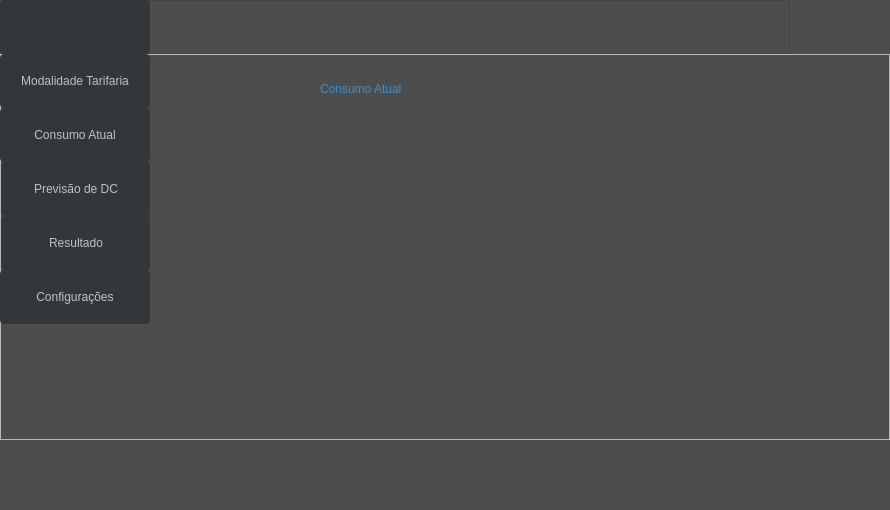
<?xml version="1.0" encoding="UTF-8"?>
<ui version="4.0">
 <class>MenuInicial</class>
 <widget class="QMainWindow" name="MenuInicial">
  <property name="windowModality">
   <enum>Qt::NonModal</enum>
  </property>
  <property name="enabled">
   <bool>true</bool>
  </property>
  <property name="geometry">
   <rect>
    <x>0</x>
    <y>0</y>
    <width>890</width>
    <height>510</height>
   </rect>
  </property>
  <property name="sizePolicy">
   <sizepolicy hsizetype="Fixed" vsizetype="Fixed">
    <horstretch>0</horstretch>
    <verstretch>0</verstretch>
   </sizepolicy>
  </property>
  <property name="minimumSize">
   <size>
    <width>890</width>
    <height>510</height>
   </size>
  </property>
  <property name="maximumSize">
   <size>
    <width>890</width>
    <height>510</height>
   </size>
  </property>
  <property name="font">
   <font>
    <pointsize>8</pointsize>
   </font>
  </property>
  <property name="focusPolicy">
   <enum>Qt::StrongFocus</enum>
  </property>
  <property name="contextMenuPolicy">
   <enum>Qt::NoContextMenu</enum>
  </property>
  <property name="acceptDrops">
   <bool>false</bool>
  </property>
  <property name="windowTitle">
   <string>Análise Tarifária</string>
  </property>
  <property name="toolTipDuration">
   <number>1</number>
  </property>
  <property name="layoutDirection">
   <enum>Qt::LeftToRight</enum>
  </property>
  <property name="autoFillBackground">
   <bool>false</bool>
  </property>
  <property name="styleSheet">
   <string notr="true">QMainWindow
{
	background-color: #4d4d4d;
}</string>
  </property>
  <property name="toolButtonStyle">
   <enum>Qt::ToolButtonTextBesideIcon</enum>
  </property>
  <property name="documentMode">
   <bool>false</bool>
  </property>
  <property name="tabShape">
   <enum>QTabWidget::Rounded</enum>
  </property>
  <property name="dockNestingEnabled">
   <bool>false</bool>
  </property>
  <property name="dockOptions">
   <set>QMainWindow::AllowTabbedDocks|QMainWindow::AnimatedDocks</set>
  </property>
  <property name="unifiedTitleAndToolBarOnMac">
   <bool>false</bool>
  </property>
  <property name="silvercolor" stdset="0">
   <color>
    <red>0</red>
    <green>0</green>
    <blue>0</blue>
   </color>
  </property>
  <widget class="QWidget" name="centralwidget">
   <widget class="QFrame" name="Main_Body">
    <property name="geometry">
     <rect>
      <x>0</x>
      <y>54</y>
      <width>890</width>
      <height>386</height>
     </rect>
    </property>
    <property name="acceptDrops">
     <bool>false</bool>
    </property>
    <property name="autoFillBackground">
     <bool>false</bool>
    </property>
    <property name="frameShape">
     <enum>QFrame::StyledPanel</enum>
    </property>
    <property name="frameShadow">
     <enum>QFrame::Raised</enum>
    </property>
    <widget class="QFrame" name="Left_Side_Menu">
     <property name="geometry">
      <rect>
       <x>0</x>
       <y>0</y>
       <width>150</width>
       <height>386</height>
      </rect>
     </property>
     <property name="sizePolicy">
      <sizepolicy hsizetype="Minimum" vsizetype="Fixed">
       <horstretch>0</horstretch>
       <verstretch>0</verstretch>
      </sizepolicy>
     </property>
     <property name="minimumSize">
      <size>
       <width>150</width>
       <height>386</height>
      </size>
     </property>
     <property name="maximumSize">
      <size>
       <width>16777215</width>
       <height>16777215</height>
      </size>
     </property>
     <property name="styleSheet">
      <string notr="true">QLabel {
    background-color: #FFFFFF;
    qproperty-alignment: AlignCenter;
}


QFrame
{
   /* border-radius: 2px;
    border: 1px solid #444;*/
}

QFrame[frameShape=&quot;0&quot;]
{
    border-radius: 2px;
    border: 1px transparent #444;
}

QPushButton
{
    color: silver;
    background-color: #33373B;
   /* border-width: 2px;
    border-color: #4A4949;
    border-style: solid;*/
    padding-top: 2px;
    padding-bottom: 2px;
    padding-left: 10px;
    padding-right: 10px;
    border-radius: 4px;
	qproperty-halignment: AlignLeft;
    /* outline: none; */
    /* min-width: 40px; */
}

QPushButton:disabled
{
    background-color: #302F2F;
    /*border-width: 2px;
    border-color: #3A3939;
    border-style: solid;*/
    padding-top: 2px;
    padding-bottom: 2px;
    padding-left: 10px;
    padding-right: 10px;
    /*border-radius: 2px;*/
    color: #808080;
}

QPushButton:focus {
    background-color: #3d8ec9;
    color: white;
}</string>
     </property>
     <property name="frameShape">
      <enum>QFrame::NoFrame</enum>
     </property>
     <property name="frameShadow">
      <enum>QFrame::Raised</enum>
     </property>
     <widget class="QPushButton" name="Button_ModTar">
      <property name="enabled">
       <bool>true</bool>
      </property>
      <property name="geometry">
       <rect>
        <x>0</x>
        <y>0</y>
        <width>150</width>
        <height>54</height>
       </rect>
      </property>
      <property name="minimumSize">
       <size>
        <width>0</width>
        <height>54</height>
       </size>
      </property>
      <property name="cursor">
       <cursorShape>PointingHandCursor</cursorShape>
      </property>
      <property name="accessibleDescription">
       <string extracomment="Modalidade Tarifária"/>
      </property>
      <property name="styleSheet">
       <string>0</string>
      </property>
      <property name="text">
       <string>Modalidade Tarifaria</string>
      </property>
      <property name="icon">
       <iconset>
        <normaloff>D:/Vinícius/Imagens PNG/icons/cil-lightbulb.png</normaloff>D:/Vinícius/Imagens PNG/icons/cil-lightbulb.png</iconset>
      </property>
      <property name="iconSize">
       <size>
        <width>50</width>
        <height>50</height>
       </size>
      </property>
      <property name="checkable">
       <bool>false</bool>
      </property>
      <property name="autoRepeat">
       <bool>false</bool>
      </property>
      <property name="autoExclusive">
       <bool>false</bool>
      </property>
      <property name="autoDefault">
       <bool>false</bool>
      </property>
      <property name="default">
       <bool>false</bool>
      </property>
      <property name="flat">
       <bool>true</bool>
      </property>
     </widget>
     <widget class="QPushButton" name="Button_ConsumoAtual">
      <property name="geometry">
       <rect>
        <x>0</x>
        <y>54</y>
        <width>150</width>
        <height>54</height>
       </rect>
      </property>
      <property name="minimumSize">
       <size>
        <width>0</width>
        <height>54</height>
       </size>
      </property>
      <property name="cursor">
       <cursorShape>PointingHandCursor</cursorShape>
      </property>
      <property name="layoutDirection">
       <enum>Qt::LeftToRight</enum>
      </property>
      <property name="styleSheet">
       <string notr="true"/>
      </property>
      <property name="text">
       <string>Consumo Atual</string>
      </property>
      <property name="icon">
       <iconset>
        <normaloff>D:/Vinícius/Imagens PNG/icons/cil-speedometer.png</normaloff>D:/Vinícius/Imagens PNG/icons/cil-speedometer.png</iconset>
      </property>
      <property name="iconSize">
       <size>
        <width>50</width>
        <height>50</height>
       </size>
      </property>
      <property name="flat">
       <bool>true</bool>
      </property>
     </widget>
     <widget class="QPushButton" name="Button_PrevDC">
      <property name="geometry">
       <rect>
        <x>1</x>
        <y>108</y>
        <width>150</width>
        <height>54</height>
       </rect>
      </property>
      <property name="minimumSize">
       <size>
        <width>100</width>
        <height>54</height>
       </size>
      </property>
      <property name="cursor">
       <cursorShape>PointingHandCursor</cursorShape>
      </property>
      <property name="autoFillBackground">
       <bool>false</bool>
      </property>
      <property name="text">
       <string>Previsão de DC</string>
      </property>
      <property name="icon">
       <iconset>
        <normaloff>D:/Vinícius/Imagens PNG/icons/cil-lightbulb.png</normaloff>D:/Vinícius/Imagens PNG/icons/cil-lightbulb.png</iconset>
      </property>
      <property name="iconSize">
       <size>
        <width>50</width>
        <height>50</height>
       </size>
      </property>
      <property name="flat">
       <bool>true</bool>
      </property>
     </widget>
     <widget class="QPushButton" name="Button_Settings">
      <property name="geometry">
       <rect>
        <x>0</x>
        <y>216</y>
        <width>150</width>
        <height>54</height>
       </rect>
      </property>
      <property name="minimumSize">
       <size>
        <width>0</width>
        <height>54</height>
       </size>
      </property>
      <property name="cursor">
       <cursorShape>PointingHandCursor</cursorShape>
      </property>
      <property name="focusPolicy">
       <enum>Qt::StrongFocus</enum>
      </property>
      <property name="toolTipDuration">
       <number>50</number>
      </property>
      <property name="layoutDirection">
       <enum>Qt::LeftToRight</enum>
      </property>
      <property name="text">
       <string>Configurações</string>
      </property>
      <property name="icon">
       <iconset>
        <normaloff>../Image/cil-settings.png</normaloff>../Image/cil-settings.png</iconset>
      </property>
      <property name="iconSize">
       <size>
        <width>50</width>
        <height>50</height>
       </size>
      </property>
      <property name="autoRepeat">
       <bool>false</bool>
      </property>
      <property name="flat">
       <bool>true</bool>
      </property>
     </widget>
     <widget class="QPushButton" name="Button_Resultado">
      <property name="geometry">
       <rect>
        <x>1</x>
        <y>162</y>
        <width>150</width>
        <height>54</height>
       </rect>
      </property>
      <property name="minimumSize">
       <size>
        <width>100</width>
        <height>54</height>
       </size>
      </property>
      <property name="cursor">
       <cursorShape>PointingHandCursor</cursorShape>
      </property>
      <property name="text">
       <string>Resultado</string>
      </property>
      <property name="icon">
       <iconset>
        <normaloff>D:/Vinícius/Imagens PNG/icons/cil-chart-line.png</normaloff>D:/Vinícius/Imagens PNG/icons/cil-chart-line.png</iconset>
      </property>
      <property name="iconSize">
       <size>
        <width>50</width>
        <height>50</height>
       </size>
      </property>
     </widget>
    </widget>
    <widget class="QFrame" name="Central_Side_Pages">
     <property name="geometry">
      <rect>
       <x>150</x>
       <y>0</y>
       <width>640</width>
       <height>386</height>
      </rect>
     </property>
     <property name="styleSheet">
      <string notr="true">QLabel {
   /* background-color: #FFFFFF;*/
    qproperty-alignment: AlignCenter;
	color: #3d8ec9;
	font: 77 24px &quot;Verdana&quot;;
}


QFrame
{
   /* border-radius: 2px;
    border: 1px solid #444;*/
}

QFrame[frameShape=&quot;0&quot;]
{
    border-radius: 2px;
    border: 1px transparent #444;
}

QPushButton
{
    color: silver;
    background-color: #33373B;
   /* border-width: 2px;
    border-color: #4A4949;
    border-style: solid;*/
    padding-top: 2px;
    padding-bottom: 2px;
    padding-left: 10px;
    padding-right: 10px;
    border-radius: 4px;
	qproperty-halignment: AlignLeft;
    /* outline: none; */
    /* min-width: 40px; */
}

QPushButton:disabled
{
    background-color: #302F2F;
    /*border-width: 2px;
    border-color: #3A3939;
    border-style: solid;*/
    padding-top: 2px;
    padding-bottom: 2px;
    padding-left: 10px;
    padding-right: 10px;
    /*border-radius: 2px;*/
    color: #808080;
}

QPushButton:focus {
    background-color: #3d8ec9;
    color: white;
}</string>
     </property>
     <property name="frameShape">
      <enum>QFrame::NoFrame</enum>
     </property>
     <property name="frameShadow">
      <enum>QFrame::Raised</enum>
     </property>
     <widget class="QStackedWidget" name="stackedWidget">
      <property name="geometry">
       <rect>
        <x>0</x>
        <y>-1</y>
        <width>640</width>
        <height>386</height>
       </rect>
      </property>
      <property name="sizePolicy">
       <sizepolicy hsizetype="Minimum" vsizetype="Fixed">
        <horstretch>0</horstretch>
        <verstretch>0</verstretch>
       </sizepolicy>
      </property>
      <property name="contextMenuPolicy">
       <enum>Qt::NoContextMenu</enum>
      </property>
      <property name="acceptDrops">
       <bool>false</bool>
      </property>
      <property name="whatsThis">
       <string/>
      </property>
      <property name="autoFillBackground">
       <bool>false</bool>
      </property>
      <property name="styleSheet">
       <string notr="true"/>
      </property>
      <property name="inputMethodHints">
       <set>Qt::ImhNone</set>
      </property>
      <property name="frameShape">
       <enum>QFrame::NoFrame</enum>
      </property>
      <property name="frameShadow">
       <enum>QFrame::Plain</enum>
      </property>
      <property name="lineWidth">
       <number>0</number>
      </property>
      <property name="currentIndex">
       <number>5</number>
      </property>
      <widget class="QWidget" name="Window_ModTar">
       <property name="font">
        <font>
         <family>Myanmar Text</family>
        </font>
       </property>
       <property name="styleSheet">
        <string notr="true">QComboBox
{
    selection-background-color: #302F2F;
    background-color: #201F1F;
    border-style: solid;
    border: 1px solid #3A3939;
    border-radius: 2px;
    padding: 2px;
	color: silver
	/*min-width: 140px;
	min-height: 20px;
	max-width: 200px;
	max-height: 20px;*/
}

QDoubleSpinBox
{
    selection-background-color: #302F2F;
    background-color: #201F1F;
    border-style: solid;
    border: 1px solid #3A3939;
    border-radius: 2px;
    padding: 2px;
	color: silver
    /*min-width: 75px;*/
}

QLabel {
    /*background-color: #FFFFFF;*/
    qproperty-alignment: AlignCenter;
	color: #3d8ec9;
	font: bold 24px &quot;Verdana&quot;;
}

Line {
	background-color:#3d8ec9;
    /*	color: #3d8ec9;
    qproperty-alignment: AlignCenter;
	color: #3d8ec9;
	font: bold 24px &quot;Verdana&quot;;*/
}

QGroupBox {
    background-color: qlineargradient(x1: 0, y1: 0, x2: 0, y2: 1,
                                      stop: 0 #E0E0E0, stop: 1 #FFFFFF);
    border: 2px solid #999999;
    border-radius: 4px;
    margin-top: 1ex; /* leave space at the top for the title */
    font: bold 15px &quot;Verdana&quot;;
	color: #3d8ec9;
}

QGroupBox::title {
	background-color: #999999;
	    border-radius: 4px;
	    margin-top: 1ex; /* leave space at the top for the title */
	font: 75 14pt &quot;Verdana&quot;;
    subcontrol-origin: margin;
    subcontrol-position: top left; /* position at the top center */
    padding: 0 3px;
    font-size: 13px;
    color: white;
}</string>
       </property>
       <widget class="QWidget" name="layoutWidget">
        <property name="geometry">
         <rect>
          <x>10</x>
          <y>20</y>
          <width>621</width>
          <height>361</height>
         </rect>
        </property>
        <layout class="QVBoxLayout" name="verticalLayout" stretch="0,2">
         <item>
          <widget class="QLabel" name="Label_TtuloModTar">
           <property name="text">
            <string>Enquadramento Tarifário</string>
           </property>
          </widget>
         </item>
         <item>
          <layout class="QHBoxLayout" name="horizontalLayout_2" stretch="1,0,2">
           <property name="sizeConstraint">
            <enum>QLayout::SetMinimumSize</enum>
           </property>
           <item>
            <layout class="QVBoxLayout" name="VLayout_CategoriaTar1">
             <property name="spacing">
              <number>30</number>
             </property>
             <property name="leftMargin">
              <number>1</number>
             </property>
             <property name="topMargin">
              <number>0</number>
             </property>
             <property name="bottomMargin">
              <number>0</number>
             </property>
             <item>
              <widget class="QLabel" name="label_titulocategoriatar">
               <property name="styleSheet">
                <string notr="true">QLabel {
    qproperty-alignment: AlignCenter;
    background-color: silver;
    border-style: solid;
    border: 0px solid #3A3939;
    border-radius: 2px;
    padding: 2px;
	color: #3d8ec9;
	font: bold 18px &quot;Verdana&quot;;
	min-width: 200px;
	min-height: 25px;
	max-width: 200px;
	max-height: 50px;
}</string>
               </property>
               <property name="text">
                <string>Escolha sua Tarifa</string>
               </property>
              </widget>
             </item>
             <item>
              <widget class="QLabel" name="label_Subgrupo">
               <property name="maximumSize">
                <size>
                 <width>204</width>
                 <height>24</height>
                </size>
               </property>
               <property name="styleSheet">
                <string notr="true">QLabel {
    qproperty-alignment: AlignCenter;
    background-color: silver;
    border-style: solid;
    border: 0px solid #3A3939;
    border-radius: 2px;
    padding: 2px;
	color: #3d8ec9;
	font: bold 12px &quot;Verdana&quot;;
	min-width: 200px;
	min-height: 20px;
	max-width: 200px;
	max-height: 20px;
}</string>
               </property>
               <property name="text">
                <string>Grupo Tarifário</string>
               </property>
               <property name="alignment">
                <set>Qt::AlignCenter</set>
               </property>
              </widget>
             </item>
             <item>
              <widget class="QComboBox" name="comboBox_Subgrupo">
               <property name="minimumSize">
                <size>
                 <width>140</width>
                 <height>25</height>
                </size>
               </property>
               <property name="maximumSize">
                <size>
                 <width>140</width>
                 <height>25</height>
                </size>
               </property>
               <item>
                <property name="text">
                 <string>A1 (≥ 230 kV)</string>
                </property>
               </item>
               <item>
                <property name="text">
                 <string>A2 (88 kV a 138 kV)</string>
                </property>
               </item>
               <item>
                <property name="text">
                 <string>A3 (69 kV)</string>
                </property>
               </item>
               <item>
                <property name="text">
                 <string>A3a (30 kV a 44 kV)</string>
                </property>
               </item>
               <item>
                <property name="text">
                 <string>A4 (2.3 a 25 kV)</string>
                </property>
               </item>
               <item>
                <property name="text">
                 <string>AS (≤ 2.3 kV subterrâneo)</string>
                </property>
               </item>
              </widget>
             </item>
             <item>
              <widget class="QLabel" name="label_modtar">
               <property name="styleSheet">
                <string notr="true">QLabel {
    qproperty-alignment: AlignCenter;
    background-color: silver;
    border-style: solid;
    border: 0px solid #3A3939;
    border-radius: 2px;
    padding: 2px;
	color: #3d8ec9;
	font: bold 12px &quot;Verdana&quot;;
	min-width: 200px;
	min-height: 20px;
	max-width: 200px;
	max-height: 20px;
}</string>
               </property>
               <property name="text">
                <string>Modalidade Tarifária</string>
               </property>
              </widget>
             </item>
             <item>
              <widget class="QComboBox" name="comboBox_ModTar">
               <property name="enabled">
                <bool>true</bool>
               </property>
               <property name="minimumSize">
                <size>
                 <width>140</width>
                 <height>25</height>
                </size>
               </property>
               <property name="maximumSize">
                <size>
                 <width>140</width>
                 <height>25</height>
                </size>
               </property>
               <property name="editable">
                <bool>false</bool>
               </property>
               <property name="insertPolicy">
                <enum>QComboBox::InsertAtBottom</enum>
               </property>
               <property name="sizeAdjustPolicy">
                <enum>QComboBox::AdjustToContentsOnFirstShow</enum>
               </property>
               <property name="duplicatesEnabled">
                <bool>false</bool>
               </property>
               <item>
                <property name="text">
                 <string>Azul</string>
                </property>
               </item>
               <item>
                <property name="text">
                 <string>Verde</string>
                </property>
               </item>
               <item>
                <property name="text">
                 <string>Binômia</string>
                </property>
               </item>
              </widget>
             </item>
            </layout>
           </item>
           <item>
            <spacer name="horizontalSpacer">
             <property name="orientation">
              <enum>Qt::Horizontal</enum>
             </property>
             <property name="sizeHint" stdset="0">
              <size>
               <width>20</width>
               <height>20</height>
              </size>
             </property>
            </spacer>
           </item>
           <item>
            <layout class="QVBoxLayout" name="VLayout_Tarifas">
             <property name="spacing">
              <number>0</number>
             </property>
             <item>
              <widget class="QGroupBox" name="groupBox_TarFP">
               <property name="styleSheet">
                <string notr="true">QLabel {
    qproperty-alignment: AlignCenter;
    /*background-color: silver;
    border-style: solid;
    border: 0px solid #3A3939;
    border-radius: 2px;
    padding: 2px;*/
	color: #3d8ec9;
	font: bold 12px &quot;Verdana&quot;;
	min-width: 150px;
	min-height: 20px;
	max-width: 150px;
	max-height: 20px;
}</string>
               </property>
               <property name="title">
                <string>Fora de Ponta</string>
               </property>
               <property name="flat">
                <bool>false</bool>
               </property>
               <widget class="QLabel" name="label_FPCI">
                <property name="geometry">
                 <rect>
                  <x>20</x>
                  <y>30</y>
                  <width>150</width>
                  <height>20</height>
                 </rect>
                </property>
                <property name="text">
                 <string>Com Imposto</string>
                </property>
               </widget>
               <widget class="QLabel" name="label_FPSI">
                <property name="geometry">
                 <rect>
                  <x>20</x>
                  <y>100</y>
                  <width>150</width>
                  <height>20</height>
                 </rect>
                </property>
                <property name="text">
                 <string>Sem Imposto</string>
                </property>
               </widget>
               <widget class="QDoubleSpinBox" name="QDoubleSpinBox_TUSDP">
                <property name="geometry">
                 <rect>
                  <x>210</x>
                  <y>30</y>
                  <width>140</width>
                  <height>25</height>
                 </rect>
                </property>
                <property name="minimumSize">
                 <size>
                  <width>140</width>
                  <height>25</height>
                 </size>
                </property>
                <property name="maximumSize">
                 <size>
                  <width>140</width>
                  <height>25</height>
                 </size>
                </property>
                <property name="maximum">
                 <double>200.000000000000000</double>
                </property>
               </widget>
               <widget class="QDoubleSpinBox" name="QDoubleSpinBox_TUSDFP">
                <property name="geometry">
                 <rect>
                  <x>210</x>
                  <y>100</y>
                  <width>140</width>
                  <height>25</height>
                 </rect>
                </property>
                <property name="minimumSize">
                 <size>
                  <width>140</width>
                  <height>25</height>
                 </size>
                </property>
                <property name="maximumSize">
                 <size>
                  <width>140</width>
                  <height>25</height>
                 </size>
                </property>
                <property name="maximum">
                 <double>100.000000000000000</double>
                </property>
               </widget>
               <widget class="QLabel" name="label_tusdp">
                <property name="geometry">
                 <rect>
                  <x>210</x>
                  <y>60</y>
                  <width>140</width>
                  <height>20</height>
                 </rect>
                </property>
                <property name="styleSheet">
                 <string notr="true">QLabel {
    qproperty-alignment: AlignCenter;
    /*background-color: silver;
    border-style: solid;
    border: 0px solid #3A3939;
    border-radius: 2px;
    padding: 2px;*/
	color: silver;
	font: 12px &quot;Verdana&quot;;
	min-width: 140px;
	min-height: 20px;
	max-width: 140px;
	max-height: 20px;
}</string>
                </property>
                <property name="text">
                 <string>TUSD (R$/kW)</string>
                </property>
               </widget>
               <widget class="QLabel" name="label_tusdfp">
                <property name="geometry">
                 <rect>
                  <x>210</x>
                  <y>130</y>
                  <width>140</width>
                  <height>20</height>
                 </rect>
                </property>
                <property name="styleSheet">
                 <string notr="true">QLabel {
    qproperty-alignment: AlignCenter;
    /*background-color: silver;
    border-style: solid;
    border: 0px solid #3A3939;
    border-radius: 2px;
    padding: 2px;*/
	color: silver;
	font: 12px &quot;Verdana&quot;;
	min-width: 140px;
	min-height: 20px;
	max-width: 140px;
	max-height: 20px;
}</string>
                </property>
                <property name="text">
                 <string>TUSD (R$/kW)</string>
                </property>
               </widget>
              </widget>
             </item>
             <item>
              <widget class="QGroupBox" name="groupBox_TarP">
               <property name="minimumSize">
                <size>
                 <width>124</width>
                 <height>143</height>
                </size>
               </property>
               <property name="font">
                <font>
                 <family>Verdana</family>
                 <pointsize>-1</pointsize>
                 <weight>75</weight>
                 <italic>false</italic>
                 <bold>true</bold>
                 <stylestrategy>PreferDefault</stylestrategy>
                </font>
               </property>
               <property name="styleSheet">
                <string notr="true">QLabel {
    qproperty-alignment: AlignCenter;
    /*background-color: silver;
    border-style: solid;
    border: 0px solid #3A3939;
    border-radius: 2px;
    padding: 2px;*/
	color: #3d8ec9;
	font: bold 12px &quot;Verdana&quot;;
	min-width: 150px;
	min-height: 20px;
	max-width: 150px;
	max-height: 20px;
}</string>
               </property>
               <property name="title">
                <string>Ponta</string>
               </property>
               <property name="alignment">
                <set>Qt::AlignLeading|Qt::AlignLeft|Qt::AlignVCenter</set>
               </property>
               <property name="flat">
                <bool>false</bool>
               </property>
               <widget class="QLabel" name="label_PCI">
                <property name="geometry">
                 <rect>
                  <x>20</x>
                  <y>30</y>
                  <width>150</width>
                  <height>20</height>
                 </rect>
                </property>
                <property name="minimumSize">
                 <size>
                  <width>150</width>
                  <height>20</height>
                 </size>
                </property>
                <property name="text">
                 <string>Com Imposto</string>
                </property>
               </widget>
               <widget class="QLabel" name="label_PSI">
                <property name="geometry">
                 <rect>
                  <x>20</x>
                  <y>100</y>
                  <width>150</width>
                  <height>20</height>
                 </rect>
                </property>
                <property name="text">
                 <string>Sem Imposto</string>
                </property>
               </widget>
               <widget class="QDoubleSpinBox" name="QDoubleSpinBox_TEP">
                <property name="geometry">
                 <rect>
                  <x>210</x>
                  <y>30</y>
                  <width>140</width>
                  <height>25</height>
                 </rect>
                </property>
                <property name="minimumSize">
                 <size>
                  <width>140</width>
                  <height>25</height>
                 </size>
                </property>
                <property name="maximumSize">
                 <size>
                  <width>140</width>
                  <height>25</height>
                 </size>
                </property>
                <property name="maximum">
                 <double>200.000000000000000</double>
                </property>
               </widget>
               <widget class="QLabel" name="label_tep">
                <property name="geometry">
                 <rect>
                  <x>210</x>
                  <y>60</y>
                  <width>140</width>
                  <height>20</height>
                 </rect>
                </property>
                <property name="styleSheet">
                 <string notr="true">QLabel {
    qproperty-alignment: AlignCenter;
    /*background-color: silver;
    border-style: solid;
    border: 0px solid #3A3939;
    border-radius: 2px;
    padding: 2px;*/
	color: silver;
	font: 12px &quot;Verdana&quot;;
	min-width: 140px;
	min-height: 20px;
	max-width: 140px;
	max-height: 20px;
}</string>
                </property>
                <property name="text">
                 <string>TUSD (R$/kW)</string>
                </property>
               </widget>
               <widget class="QDoubleSpinBox" name="QDoubleSpinBox_TEFP">
                <property name="geometry">
                 <rect>
                  <x>210</x>
                  <y>100</y>
                  <width>140</width>
                  <height>25</height>
                 </rect>
                </property>
                <property name="minimumSize">
                 <size>
                  <width>140</width>
                  <height>25</height>
                 </size>
                </property>
                <property name="maximumSize">
                 <size>
                  <width>140</width>
                  <height>25</height>
                 </size>
                </property>
                <property name="maximum">
                 <double>100.000000000000000</double>
                </property>
               </widget>
               <widget class="QLabel" name="label_fp">
                <property name="geometry">
                 <rect>
                  <x>210</x>
                  <y>130</y>
                  <width>140</width>
                  <height>20</height>
                 </rect>
                </property>
                <property name="styleSheet">
                 <string notr="true">QLabel {
    qproperty-alignment: AlignCenter;
    /*background-color: silver;
    border-style: solid;
    border: 0px solid #3A3939;
    border-radius: 2px;
    padding: 2px;*/
	color: silver;
	font: 12px &quot;Verdana&quot;;
	min-width: 140px;
	min-height: 20px;
	max-width: 140px;
	max-height: 20px;
}</string>
                </property>
                <property name="text">
                 <string>TUSD (R$/kW)</string>
                </property>
               </widget>
              </widget>
             </item>
            </layout>
           </item>
          </layout>
         </item>
        </layout>
       </widget>
      </widget>
      <widget class="QWidget" name="Window_Resultado">
       <property name="styleSheet">
        <string notr="true">

QLabel {
    /*background-color: #FFFFFF;*/
    qproperty-alignment: AlignCenter;
	color: #3d8ec9;
	font: bold 24px &quot;Verdana&quot;;
	min-width: 291px;
	min-height: 31px;
}</string>
       </property>
       <widget class="QLabel" name="label_TituloResultados">
        <property name="geometry">
         <rect>
          <x>170</x>
          <y>20</y>
          <width>291</width>
          <height>31</height>
         </rect>
        </property>
        <property name="text">
         <string>Resultados</string>
        </property>
       </widget>
      </widget>
      <widget class="QWidget" name="Window_Settings">
       <property name="styleSheet">
        <string notr="true">QComboBox
{
    selection-background-color: #302F2F;
    background-color: #201F1F;
    border-style: solid;
    border: 1px solid #3A3939;
    border-radius: 2px;
    padding: 2px;
	color: silver
	/*min-width: 140px;
	min-height: 20px;
	max-width: 200px;
	max-height: 20px;*/
}

QDoubleSpinBox
{
    selection-background-color: #302F2F;
    background-color: #201F1F;
    border-style: solid;
    border: 1px solid #3A3939;
    border-radius: 2px;
    padding: 2px;
	color: silver
    /*min-width: 75px;*/
}

QLabel {
    /*background-color: #FFFFFF;*/
    qproperty-alignment: AlignCenter;
	color: #3d8ec9;
	font: bold 24px &quot;Verdana&quot;;
}

Line {
	background-color:#3d8ec9;
    /*	color: #3d8ec9;
    qproperty-alignment: AlignCenter;
	color: #3d8ec9;
	font: bold 24px &quot;Verdana&quot;;*/
}

QGroupBox {
    background-color: qlineargradient(x1: 0, y1: 0, x2: 0, y2: 1,
                                      stop: 0 #E0E0E0, stop: 1 #FFFFFF);
    border: 2px solid #999999;
    border-radius: 4px;
    margin-top: 1ex; /* leave space at the top for the title */
    font: bold 15px &quot;Verdana&quot;;
	color: #3d8ec9;
}

QGroupBox::title {
	background-color: #999999;
	    border-radius: 4px;
	    margin-top: 1ex; /* leave space at the top for the title */
	font: 75 14pt &quot;Verdana&quot;;
    subcontrol-origin: margin;
    subcontrol-position: top left; /* position at the top center */
    padding: 0 3px;
    font-size: 13px;
    color: white;
}</string>
       </property>
       <widget class="QLabel" name="Label_TituloSettings">
        <property name="geometry">
         <rect>
          <x>170</x>
          <y>20</y>
          <width>291</width>
          <height>31</height>
         </rect>
        </property>
        <property name="text">
         <string>Configurações</string>
        </property>
       </widget>
      </widget>
      <widget class="QWidget" name="Window_PrevDC">
       <property name="styleSheet">
        <string notr="true">QComboBox
{
    selection-background-color: #302F2F;
    background-color: #201F1F;
    border-style: solid;
    border: 1px solid #3A3939;
    border-radius: 2px;
    padding: 2px;
	color: silver
	/*min-width: 140px;
	min-height: 20px;
	max-width: 200px;
	max-height: 20px;*/
}

QDoubleSpinBox
{
    selection-background-color: #302F2F;
    background-color: #201F1F;
    border-style: solid;
    border: 1px solid #3A3939;
    border-radius: 2px;
    padding: 2px;
	color: silver
    /*min-width: 75px;*/
}

QLabel {
    /*background-color: #FFFFFF;*/
    qproperty-alignment: AlignCenter;
	color: #3d8ec9;
	font: bold 24px &quot;Verdana&quot;;
}

Line {
	background-color:#3d8ec9;
    /*	color: #3d8ec9;
    qproperty-alignment: AlignCenter;
	color: #3d8ec9;
	font: bold 24px &quot;Verdana&quot;;*/
}

QGroupBox {
    background-color: qlineargradient(x1: 0, y1: 0, x2: 0, y2: 1,
                                      stop: 0 #E0E0E0, stop: 1 #FFFFFF);
    border: 2px solid #999999;
    border-radius: 4px;
    margin-top: 1ex; /* leave space at the top for the title */
    font: bold 15px &quot;Verdana&quot;;
	color: #3d8ec9;
}

QGroupBox::title {
	background-color: #999999;
	    border-radius: 4px;
	    margin-top: 1ex; /* leave space at the top for the title */
	font: 75 14pt &quot;Verdana&quot;;
    subcontrol-origin: margin;
    subcontrol-position: top left; /* position at the top center */
    padding: 0 3px;
    font-size: 13px;
    color: white;
}</string>
       </property>
       <widget class="QLabel" name="Label_TituloPrevDC">
        <property name="geometry">
         <rect>
          <x>75</x>
          <y>20</y>
          <width>500</width>
          <height>31</height>
         </rect>
        </property>
        <property name="text">
         <string>Previsão de Demanda Contratada</string>
        </property>
       </widget>
      </widget>
      <widget class="QWidget" name="Window_Home">
       <property name="styleSheet">
        <string notr="true">QComboBox
{
    selection-background-color: #302F2F;
    background-color: #201F1F;
    border-style: solid;
    border: 1px solid #3A3939;
    border-radius: 2px;
    padding: 2px;
	color: silver
	/*min-width: 140px;
	min-height: 20px;
	max-width: 200px;
	max-height: 20px;*/
}

QDoubleSpinBox
{
    selection-background-color: #302F2F;
    background-color: #201F1F;
    border-style: solid;
    border: 1px solid #3A3939;
    border-radius: 2px;
    padding: 2px;
	color: silver
    /*min-width: 75px;*/
}

QLabel {
    /*background-color: #FFFFFF;*/
    qproperty-alignment: AlignCenter;
	color: #3d8ec9;
	font: bold 24px &quot;Verdana&quot;;
}

Line {
	background-color:#3d8ec9;
    /*	color: #3d8ec9;
    qproperty-alignment: AlignCenter;
	color: #3d8ec9;
	font: bold 24px &quot;Verdana&quot;;*/
}

QGroupBox {
    background-color: qlineargradient(x1: 0, y1: 0, x2: 0, y2: 1,
                                      stop: 0 #E0E0E0, stop: 1 #FFFFFF);
    border: 2px solid #999999;
    border-radius: 4px;
    margin-top: 1ex; /* leave space at the top for the title */
    font: bold 15px &quot;Verdana&quot;;
	color: #3d8ec9;
}

QGroupBox::title {
	background-color: #999999;
	    border-radius: 4px;
	    margin-top: 1ex; /* leave space at the top for the title */
	font: 75 14pt &quot;Verdana&quot;;
    subcontrol-origin: margin;
    subcontrol-position: top left; /* position at the top center */
    padding: 0 3px;
    font-size: 13px;
    color: white;
}</string>
       </property>
       <widget class="QLabel" name="Label_TituloHome">
        <property name="geometry">
         <rect>
          <x>170</x>
          <y>20</y>
          <width>291</width>
          <height>31</height>
         </rect>
        </property>
        <property name="text">
         <string>Menu Inicial</string>
        </property>
       </widget>
      </widget>
      <widget class="QWidget" name="Window_ConsumoAtual">
       <property name="styleSheet">
        <string notr="true">QComboBox
{
    selection-background-color: #302F2F;
    background-color: #201F1F;
    border-style: solid;
    border: 1px solid #3A3939;
    border-radius: 2px;
    padding: 2px;
	color: silver
	/*min-width: 140px;
	min-height: 20px;
	max-width: 200px;
	max-height: 20px;*/
}

QDoubleSpinBox
{
    selection-background-color: #302F2F;
    background-color: #201F1F;
    border-style: solid;
    border: 1px solid #3A3939;
    border-radius: 2px;
    padding: 2px;
	color: silver
    /*min-width: 75px;*/
}

QLabel {
    /*background-color: #FFFFFF;*/
    qproperty-alignment: AlignCenter;
	color: #3d8ec9;
	font: bold 24px &quot;Verdana&quot;;
}

Line {
	background-color:#3d8ec9;
    /*	color: #3d8ec9;
    qproperty-alignment: AlignCenter;
	color: #3d8ec9;
	font: bold 24px &quot;Verdana&quot;;*/
}

QGroupBox {
    background-color: qlineargradient(x1: 0, y1: 0, x2: 0, y2: 1,
                                      stop: 0 #E0E0E0, stop: 1 #FFFFFF);
    border: 2px solid #999999;
    border-radius: 4px;
    margin-top: 1ex; /* leave space at the top for the title */
    font: bold 15px &quot;Verdana&quot;;
	color: #3d8ec9;
}

QGroupBox::title {
	background-color: #999999;
	    border-radius: 4px;
	    margin-top: 1ex; /* leave space at the top for the title */
	font: 75 14pt &quot;Verdana&quot;;
    subcontrol-origin: margin;
    subcontrol-position: top left; /* position at the top center */
    padding: 0 3px;
    font-size: 13px;
    color: white;
}</string>
       </property>
       <widget class="QLabel" name="Label_TituloConsAtual">
        <property name="geometry">
         <rect>
          <x>170</x>
          <y>20</y>
          <width>291</width>
          <height>31</height>
         </rect>
        </property>
        <property name="text">
         <string>Consumo Atual</string>
        </property>
       </widget>
      </widget>
     </widget>
    </widget>
    <widget class="QFrame" name="Right_Frame">
     <property name="geometry">
      <rect>
       <x>790</x>
       <y>0</y>
       <width>100</width>
       <height>386</height>
      </rect>
     </property>
     <property name="frameShape">
      <enum>QFrame::NoFrame</enum>
     </property>
     <property name="frameShadow">
      <enum>QFrame::Raised</enum>
     </property>
    </widget>
   </widget>
   <widget class="QFrame" name="Main_Head">
    <property name="geometry">
     <rect>
      <x>0</x>
      <y>0</y>
      <width>790</width>
      <height>54</height>
     </rect>
    </property>
    <property name="cursor">
     <cursorShape>ArrowCursor</cursorShape>
    </property>
    <property name="styleSheet">
     <string notr="true">QLabel {
    background-color: #FFFFFF;
    qproperty-alignment: AlignCenter;
}


QFrame
{
    border-radius: 2px;
    border: 1px solid #444;
}

QFrame[frameShape=&quot;0&quot;]
{
    border-radius: 2px;
    border: 1px transparent #444;
}

QPushButton
{
    color: silver;
    background-color: #33373B;
   /* border-width: 2px;
    border-color: #4A4949;
    border-style: solid;*/
    padding-top: 2px;
    padding-bottom: 2px;
    padding-left: 10px;
    padding-right: 10px;
    border-radius: 4px;
    /* outline: none; */
    /* min-width: 40px; */
}

QPushButton:disabled
{
    background-color: #302F2F;
    /*border-width: 2px;
    border-color: #3A3939;
    border-style: solid;*/
    padding-top: 2px;
    padding-bottom: 2px;
    padding-left: 10px;
    padding-right: 10px;
    /*border-radius: 2px;*/
    color: #808080;
}

QPushButton:focus {
    background-color: #3d8ec9;
    color: white;
}</string>
    </property>
    <property name="frameShape">
     <enum>QFrame::NoFrame</enum>
    </property>
    <property name="frameShadow">
     <enum>QFrame::Plain</enum>
    </property>
    <property name="lineWidth">
     <number>0</number>
    </property>
    <widget class="QPushButton" name="Button_Hamburguer">
     <property name="geometry">
      <rect>
       <x>0</x>
       <y>0</y>
       <width>150</width>
       <height>55</height>
      </rect>
     </property>
     <property name="sizePolicy">
      <sizepolicy hsizetype="Minimum" vsizetype="Fixed">
       <horstretch>0</horstretch>
       <verstretch>0</verstretch>
      </sizepolicy>
     </property>
     <property name="minimumSize">
      <size>
       <width>0</width>
       <height>55</height>
      </size>
     </property>
     <property name="cursor">
      <cursorShape>PointingHandCursor</cursorShape>
     </property>
     <property name="layoutDirection">
      <enum>Qt::LeftToRight</enum>
     </property>
     <property name="text">
      <string/>
     </property>
     <property name="icon">
      <iconset>
       <normaloff>../Image/cil-menu.png</normaloff>../Image/cil-menu.png</iconset>
     </property>
     <property name="iconSize">
      <size>
       <width>50</width>
       <height>50</height>
      </size>
     </property>
     <property name="flat">
      <bool>true</bool>
     </property>
    </widget>
   </widget>
   <widget class="QFrame" name="Main_Bottom">
    <property name="geometry">
     <rect>
      <x>0</x>
      <y>440</y>
      <width>890</width>
      <height>70</height>
     </rect>
    </property>
    <property name="frameShape">
     <enum>QFrame::NoFrame</enum>
    </property>
    <property name="frameShadow">
     <enum>QFrame::Plain</enum>
    </property>
   </widget>
   <widget class="QWidget" name="layoutWidget">
    <property name="geometry">
     <rect>
      <x>800</x>
      <y>10</y>
      <width>62</width>
      <height>32</height>
     </rect>
    </property>
    <layout class="QHBoxLayout" name="horizontalLayout">
     <property name="spacing">
      <number>0</number>
     </property>
     <item>
      <widget class="QPushButton" name="Button_Minimizar">
       <property name="minimumSize">
        <size>
         <width>30</width>
         <height>30</height>
        </size>
       </property>
       <property name="maximumSize">
        <size>
         <width>30</width>
         <height>30</height>
        </size>
       </property>
       <property name="cursor">
        <cursorShape>PointingHandCursor</cursorShape>
       </property>
       <property name="styleSheet">
        <string notr="true"/>
       </property>
       <property name="text">
        <string/>
       </property>
       <property name="icon">
        <iconset>
         <normaloff>../Image/cil-window-minimize.png</normaloff>../Image/cil-window-minimize.png</iconset>
       </property>
       <property name="iconSize">
        <size>
         <width>50</width>
         <height>50</height>
        </size>
       </property>
       <property name="flat">
        <bool>true</bool>
       </property>
      </widget>
     </item>
     <item>
      <widget class="QPushButton" name="Button_Close">
       <property name="sizePolicy">
        <sizepolicy hsizetype="Minimum" vsizetype="Fixed">
         <horstretch>0</horstretch>
         <verstretch>0</verstretch>
        </sizepolicy>
       </property>
       <property name="minimumSize">
        <size>
         <width>30</width>
         <height>30</height>
        </size>
       </property>
       <property name="maximumSize">
        <size>
         <width>30</width>
         <height>30</height>
        </size>
       </property>
       <property name="cursor">
        <cursorShape>PointingHandCursor</cursorShape>
       </property>
       <property name="styleSheet">
        <string notr="true"/>
       </property>
       <property name="text">
        <string/>
       </property>
       <property name="icon">
        <iconset>
         <normaloff>../Image/cil-x.png</normaloff>../Image/cil-x.png</iconset>
       </property>
       <property name="iconSize">
        <size>
         <width>50</width>
         <height>50</height>
        </size>
       </property>
       <property name="flat">
        <bool>true</bool>
       </property>
      </widget>
     </item>
    </layout>
   </widget>
  </widget>
 </widget>
 <resources/>
 <connections>
  <connection>
   <sender>Button_Close</sender>
   <signal>clicked()</signal>
   <receiver>MenuInicial</receiver>
   <slot>close()</slot>
   <hints>
    <hint type="sourcelabel">
     <x>845</x>
     <y>25</y>
    </hint>
    <hint type="destinationlabel">
     <x>444</x>
     <y>254</y>
    </hint>
   </hints>
  </connection>
  <connection>
   <sender>Button_Minimizar</sender>
   <signal>clicked()</signal>
   <receiver>MenuInicial</receiver>
   <slot>showMinimized()</slot>
   <hints>
    <hint type="sourcelabel">
     <x>815</x>
     <y>25</y>
    </hint>
    <hint type="destinationlabel">
     <x>444</x>
     <y>254</y>
    </hint>
   </hints>
  </connection>
 </connections>
</ui>
